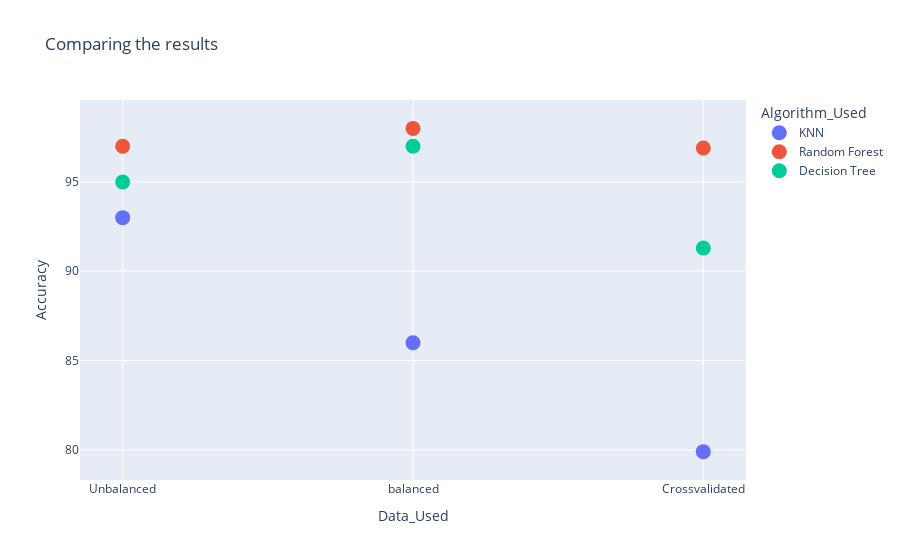

Notebook cell for this chart:
### Code cell
fig= px.scatter(df, x='Data_Used',y='Accuracy',color="Algorithm_Used",title='Comparing the results' )
fig.update_traces(marker={'size': 15})
fig.show()

### Figure 1 — Plotly figure (JSON) as saved in the notebook; plotly's stock layout.template omitted (floating-point values rounded to 4 significant figures)
{"data": [{"hovertemplate": "Algorithm_Used=KNN<br>Data_Used=%{x}<br>Accuracy=%{y}<extra></extra>", "legendgroup": "KNN", "marker": {"color": "#636efa", "size": 15, "symbol": "circle"}, "mode": "markers", "name": "KNN", "orientation": "v", "showlegend": true, "type": "scatter", "x": ["Unbalanced", "balanced", "Crossvalidated"], "xaxis": "x", "y": [93, 86, 79.9], "yaxis": "y"}, {"hovertemplate": "Algorithm_Used=Random Forest<br>Data_Used=%{x}<br>Accuracy=%{y}<extra></extra>", "legendgroup": "Random Forest", "marker": {"color": "#EF553B", "size": 15, "symbol": "circle"}, "mode": "markers", "name": "Random Forest", "orientation": "v", "showlegend": true, "type": "scatter", "x": ["Unbalanced", "balanced", "Crossvalidated"], "xaxis": "x", "y": [97, 98, 96.9], "yaxis": "y"}, {"hovertemplate": "Algorithm_Used=Decision Tree<br>Data_Used=%{x}<br>Accuracy=%{y}<extra></extra>", "legendgroup": "Decision Tree", "marker": {"color": "#00cc96", "size": 15, "symbol": "circle"}, "mode": "markers", "name": "Decision Tree", "orientation": "v", "showlegend": true, "type": "scatter", "x": ["Unbalanced", "balanced", "Crossvalidated"], "xaxis": "x", "y": [95, 97, 91.3], "yaxis": "y"}], "layout": {"legend": {"title": {"text": "Algorithm_Used"}, "tracegroupgap": 0}, "title": {"text": "Comparing the results"}, "xaxis": {"anchor": "y", "domain": [0, 1], "title": {"text": "Data_Used"}}, "yaxis": {"anchor": "x", "domain": [0, 1], "title": {"text": "Accuracy"}}}}
